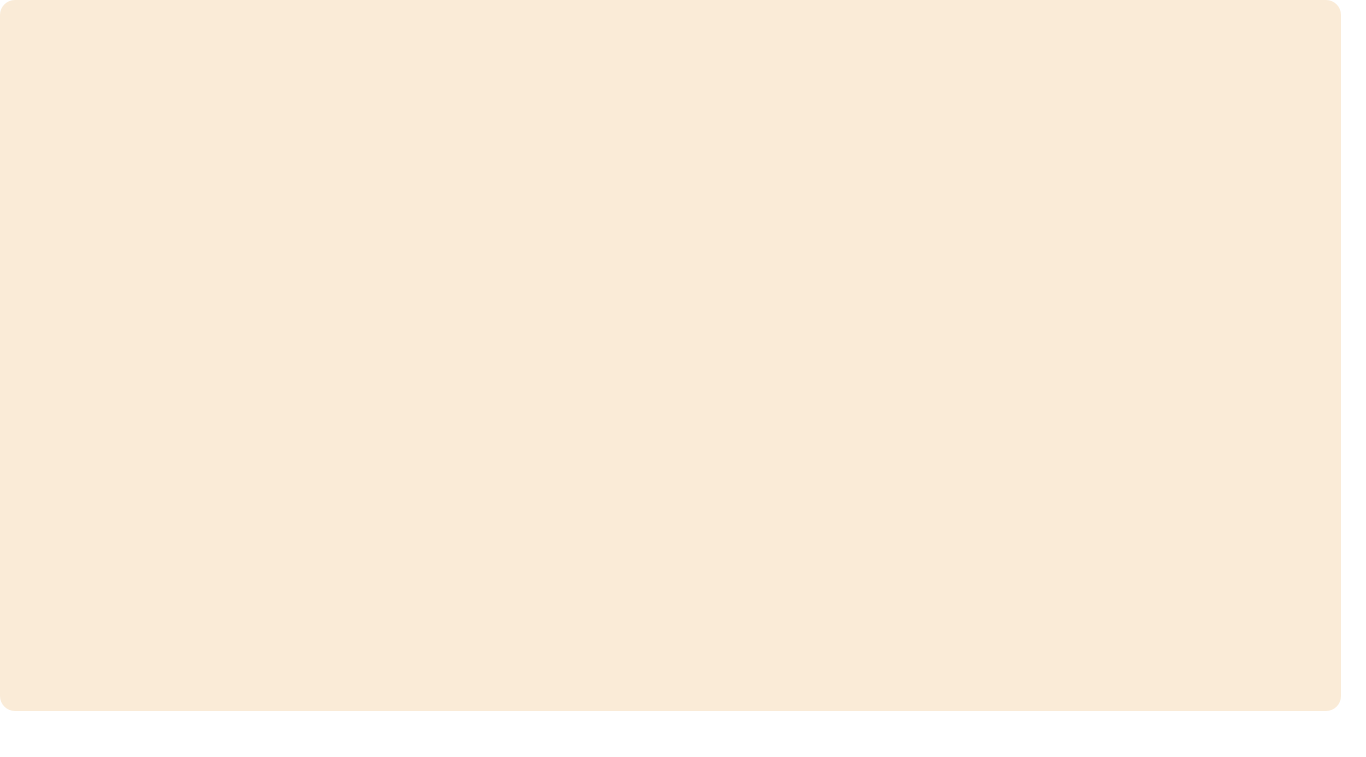
<?xml version="1.0" encoding="UTF-8"?>
<ui version="4.0">
 <class>menu</class>
 <widget class="QMainWindow" name="menu">
  <property name="geometry">
   <rect>
    <x>0</x>
    <y>0</y>
    <width>1366</width>
    <height>757</height>
   </rect>
  </property>
  <property name="windowTitle">
   <string>MainWindow</string>
  </property>
  <property name="styleSheet">
   <string notr="true">background-color:white;</string>
  </property>
  <widget class="QWidget" name="centralwidget">
   <widget class="QLabel" name="label_2">
    <property name="geometry">
     <rect>
      <x>0</x>
      <y>0</y>
      <width>1341</width>
      <height>711</height>
     </rect>
    </property>
    <property name="styleSheet">
     <string notr="true">background-color:antiquewhite;
border-radius:15px;
</string>
    </property>
    <property name="text">
     <string/>
    </property>
   </widget>
  </widget>
  <widget class="QMenuBar" name="menubar">
   <property name="geometry">
    <rect>
     <x>0</x>
     <y>0</y>
     <width>1366</width>
     <height>21</height>
    </rect>
   </property>
  </widget>
  <widget class="QStatusBar" name="statusbar"/>
 </widget>
 <resources/>
 <connections/>
</ui>
